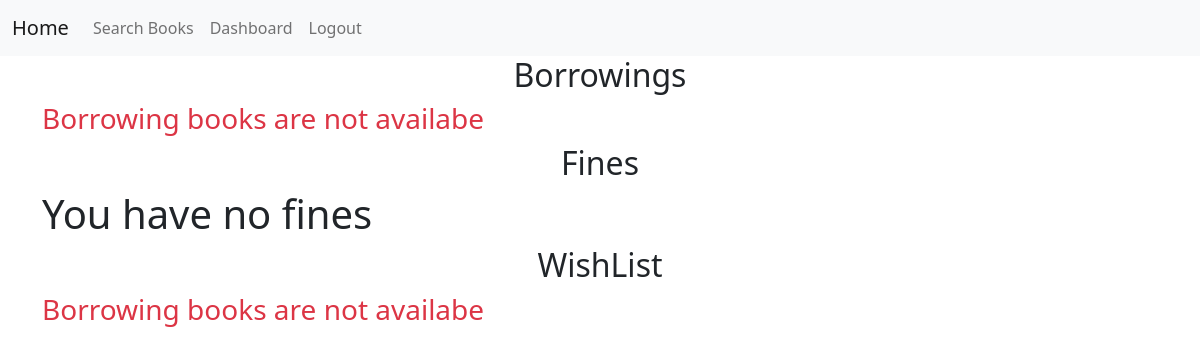
Before: /user/dashboard/ (signed in) with the older database file.
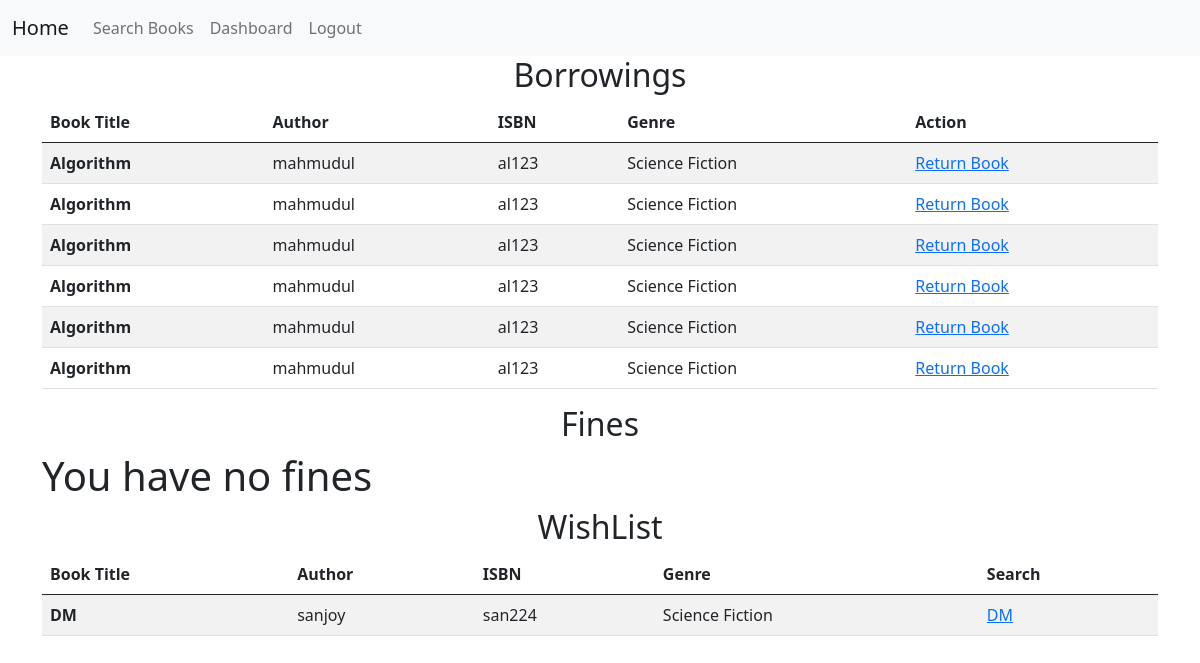
After: the same page with the newer database file.
### library/models.py (models this page shows, shortened)
class Borrowing(models.Model):
    user = models.ForeignKey(User, on_delete=models.CASCADE)
    book = models.ForeignKey(Book, on_delete=models.CASCADE)
    borrow_date = models.DateTimeField(auto_now_add=True)
    due_date = models.DateField()

class Book(models.Model):
    GENRE_CHOICES = [
        ('Fiction', 'Fiction'),
        ('Non-Fiction', 'Non-Fiction'),
        ('Science Fiction', 'Science Fiction'),
        ('Fantasy', 'Fantasy'),
        ('Mystery', 'Mystery'),
        ('Thriller', 'Thriller'),
        ('Romance', 'Romance'),
        ('Westerns', 'Westerns'),
    ]
    title = models.CharField(max_length=200)
    author = models.CharField(max_length=100)
    isbn = models.CharField(max_length=13, unique=True)
    publication_date = models.DateField()
    genre = models.CharField(max_length=20, choices=GENRE_CHOICES)
    no_of_books_available = models.PositiveIntegerField(default=0)
    class Meta:
        ordering = ['title']

class WishList(models.Model):
    user = models.ForeignKey(User, on_delete=models.CASCADE)
    book = models.ForeignKey(Book, on_delete=models.CASCADE)

### library/views/authentication.py (the view)
# urls.py: path('user/dashboard/', authentication.user_dashboard, name='user_dashboard'),
@login_required
def user_dashboard(request):
    user_reservations = Reservation.objects.filter(user=request.user)
    user_borrowings = Borrowing.objects.filter(user=request.user)
    user_fines = Fine.objects.filter(user=request.user)
    user_wishlist = WishList.objects.filter(user=request.user)
    return render(request, 'user_dashboard.html', {
        'user_reservations': user_reservations,
        'user_borrowings': user_borrowings,
        'user_fines': user_fines,
        'user_wishlist': user_wishlist,
    })

### library/templates/user_dashboard.html (shortened to what this page needs)
{% extends 'home.html' %}
{% block content %}
<div class="container">
    <h2 class="text-center">Borrowings</h2>
    {%if not user_borrowings%}
    <h3 class="text-danger">Borrowing books are not availabe</h3>
    {%else%}
    <table class="table table-striped table-hover">
        <thead>
            <tr>
                <th scope="col">Book Title</th>
                <th scope="col">Author</th>
                <th scope="col">ISBN</th>
                <th scope="col">Genre</th>
                <th scope="col">Action</th>
            </tr>
        </thead>
        <tbody>
            {% for borrowing in user_borrowings %}
            <tr>
                <th scope="row">{{ borrowing.book.title }}</th>
                <td>{{ borrowing.book.author }}</td>
                <td>{{ borrowing.book.isbn }}</td>
                <td>{{borrowing.book.genre}}</td>
                <td><a href="">Return Book</a></td>
            </tr>
            {% endfor %}
        </tbody>
    </table>
    {%endif%}
    <h2 class="text-center">Fines</h2>
    {%if not user_fines%}
    <h1>You have no fines</h1>
    {%endif%}
    <h2 class="text-center">WishList</h2>
    {%if not user_wishlist%}
    <h3 class="text-danger">Borrowing books are not availabe</h3>
    {%else%}
    <table class="table table-striped table-hover">
        <thead>
            <tr>
                <th scope="col">Book Title</th>
                <th scope="col">Author</th>
                <th scope="col">ISBN</th>
                <th scope="col">Genre</th>
                <th scope="col">Search</th>
            </tr>
        </thead>
        <tbody>
            {% for wishlist in user_wishlist %}
            <tr>
                <th scope="row">{{ wishlist.book.title }}</th>
                <td>{{ wishlist.book.author }}</td>
                <td>{{ wishlist.book.isbn }}</td>
                <td>{{wishlist.book.genre}}</td>
                <td><a href="/book/search/?query={{ wishlist.book.title }}">{{ wishlist.book.title }}</a></td>
            </tr>
            {% endfor %}
        </tbody>
    </table>
    {%endif%}
</div>
{% endblock %}

Changed rows visible on the page:
added Borrowing: book "Algorithm", book.author "mahmudul", book.isbn "al123", book.genre "Science Fiction"
added Borrowing: book "Algorithm", book.author "mahmudul", book.isbn "al123", book.genre "Science Fiction"
added Borrowing: book "Algorithm", book.author "mahmudul", book.isbn "al123", book.genre "Science Fiction"
added Borrowing: book "Algorithm", book.author "mahmudul", book.isbn "al123", book.genre "Science Fiction"
added Borrowing: book "Algorithm", book.author "mahmudul", book.isbn "al123", book.genre "Science Fiction"
added Borrowing: book "Algorithm", book.author "mahmudul", book.isbn "al123", book.genre "Science Fiction"
added WishList: book "DM", book.author "sanjoy", book.isbn "san224", book.genre "Science Fiction"
Other visible differences:
text no longer shown: "Borrowing books are not availabe Borrowing books are not availabe"
text now shown: "Book Title Author ISBN Genre Action Book Title Author ISBN Genre Search"
